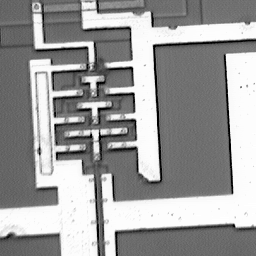
//> input picture Unidad VI- Morfología Matemática/MORFOLOGIA/img.tif, 256 x 256 px
$ ./Guia8Pico   (built with g++ and OpenCV 4)
//> lines starting //> are read from the running program, lines starting //| are printed output that depends on the picture; after the words box and inside, x2 and y2 are one past the last pixel; in counts of white or black regions, pixels touching at a corner belong together
#include "opencv2/opencv.hpp"
#include "opencv2/highgui/highgui.hpp"
#include "pds_functions.h"

using namespace cv;
using namespace pdi;
using namespace std;

// [27 lines left out: functions ensuciasSalyPimienta, EnsuciaGauss, not called in this run]
void Ejercicio1(){
	Mat img=imread("img.tif",IMREAD_GRAYSCALE);
//> img is the input picture: 256 rows x 256 cols, CV_8UC1; min 0, max 255, mean 155.2


//	img=EnsuciaGauss(img,0,.5);
//	img=ensuciasSalyPimienta(img,.1,.1);


	Canny(img,img,50,50);
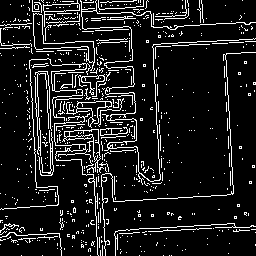
//> img: 256 rows x 256 cols, CV_8UC1; 11.4% white in thin lines or dots
	imshow("Umbralizaa",img);
	Mat delate,eroate;int n=4;
	Mat m=getStructuringElement(MORPH_CROSS,Size(n,n));
	//Mascarita ;)
	for(int i=0;i<n;i++) { 	for(int j=0;j<n;j++) { cout<<m.at<bool>(i,j)<<" "; }cout<<endl;	}
	//dilatacion
	dilate(img,delate,m);
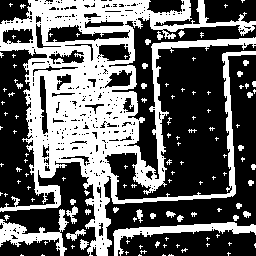
//> delate: 256 rows x 256 cols, CV_8UC1; 39% white; 119 white regions (90 under 20 px), largest, box (x1, y1, x2, y2) and area: (0, 0, 256, 256) 21603, (113, 222, 256, 256) 1220, (0, 209, 69, 256) 1010
	imshow("Dilatada",delate);
	//erosion
	erode(img,eroate,m);
//> eroate: 256 rows x 256 cols, CV_8UC1; every value is 0
	imshow("Erosionada",eroate);


}
// [283 lines left out: functions Apertura, Cierre, Ejercicio2, Umbral, Ejercicio3_1, Mostrar and 11 more, not called in this run]

// added to run one function of the file
int main() { Ejercicio1(); }
